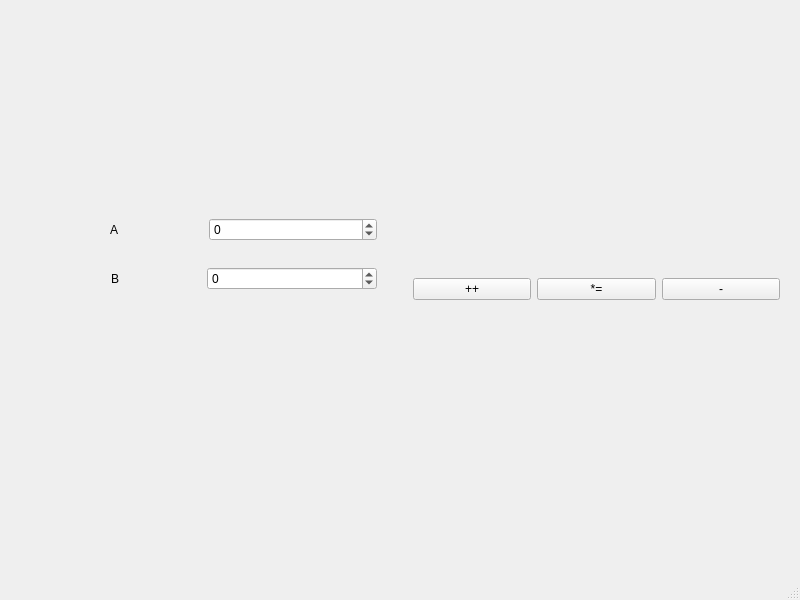
<?xml version="1.0" encoding="UTF-8"?>
<ui version="4.0">
 <class>MainWindow</class>
 <widget class="QMainWindow" name="MainWindow">
  <property name="geometry">
   <rect>
    <x>0</x>
    <y>0</y>
    <width>800</width>
    <height>600</height>
   </rect>
  </property>
  <property name="windowTitle">
   <string>MainWindow</string>
  </property>
  <widget class="QWidget" name="centralwidget">
   <layout class="QGridLayout" name="gridLayout_2">
    <property name="leftMargin">
     <number>10</number>
    </property>
    <property name="topMargin">
     <number>10</number>
    </property>
    <property name="rightMargin">
     <number>10</number>
    </property>
    <property name="bottomMargin">
     <number>10</number>
    </property>
    <item row="0" column="0">
     <layout class="QVBoxLayout" name="verticalLayout">
      <property name="leftMargin">
       <number>10</number>
      </property>
      <property name="topMargin">
       <number>10</number>
      </property>
      <property name="rightMargin">
       <number>10</number>
      </property>
      <property name="bottomMargin">
       <number>10</number>
      </property>
      <item>
       <layout class="QHBoxLayout" name="horizontalLayout">
        <property name="spacing">
         <number>10</number>
        </property>
        <property name="leftMargin">
         <number>10</number>
        </property>
        <property name="topMargin">
         <number>10</number>
        </property>
        <property name="rightMargin">
         <number>10</number>
        </property>
        <property name="bottomMargin">
         <number>10</number>
        </property>
        <item alignment="Qt::AlignHCenter">
         <widget class="QLabel" name="label_2">
          <property name="text">
           <string>A</string>
          </property>
         </widget>
        </item>
        <item>
         <widget class="QSpinBox" name="spinBox_2">
          <property name="minimum">
           <number>-274748368</number>
          </property>
          <property name="maximum">
           <number>274748368</number>
          </property>
         </widget>
        </item>
       </layout>
      </item>
      <item>
       <layout class="QHBoxLayout" name="horizontalLayout_2">
        <property name="leftMargin">
         <number>10</number>
        </property>
        <property name="topMargin">
         <number>10</number>
        </property>
        <property name="rightMargin">
         <number>10</number>
        </property>
        <property name="bottomMargin">
         <number>10</number>
        </property>
        <item alignment="Qt::AlignHCenter">
         <widget class="QLabel" name="label">
          <property name="text">
           <string>B</string>
          </property>
         </widget>
        </item>
        <item>
         <widget class="QSpinBox" name="spinBox_1">
          <property name="minimum">
           <number>-274748368</number>
          </property>
          <property name="maximum">
           <number>274748368</number>
          </property>
         </widget>
        </item>
       </layout>
      </item>
      <item>
       <layout class="QHBoxLayout" name="horizontalLayout_4">
        <property name="topMargin">
         <number>50</number>
        </property>
        <item alignment="Qt::AlignHCenter|Qt::AlignVCenter">
         <widget class="QLabel" name="label_3">
          <property name="text">
           <string/>
          </property>
         </widget>
        </item>
       </layout>
      </item>
     </layout>
    </item>
    <item row="0" column="1">
     <layout class="QVBoxLayout" name="verticalLayout_3">
      <property name="leftMargin">
       <number>10</number>
      </property>
      <property name="topMargin">
       <number>10</number>
      </property>
      <property name="rightMargin">
       <number>10</number>
      </property>
      <property name="bottomMargin">
       <number>10</number>
      </property>
      <item>
       <layout class="QHBoxLayout" name="horizontalLayout_3">
        <item>
         <widget class="QPushButton" name="pushButton_3">
          <property name="text">
           <string>++</string>
          </property>
         </widget>
        </item>
        <item>
         <widget class="QPushButton" name="pushButton_2">
          <property name="text">
           <string>*=</string>
          </property>
         </widget>
        </item>
        <item>
         <widget class="QPushButton" name="pushButton_1">
          <property name="text">
           <string>-</string>
          </property>
         </widget>
        </item>
       </layout>
      </item>
     </layout>
    </item>
   </layout>
  </widget>
  <widget class="QMenuBar" name="menubar">
   <property name="geometry">
    <rect>
     <x>0</x>
     <y>0</y>
     <width>800</width>
     <height>22</height>
    </rect>
   </property>
  </widget>
  <widget class="QStatusBar" name="statusbar"/>
 </widget>
 <resources/>
 <connections/>
</ui>
